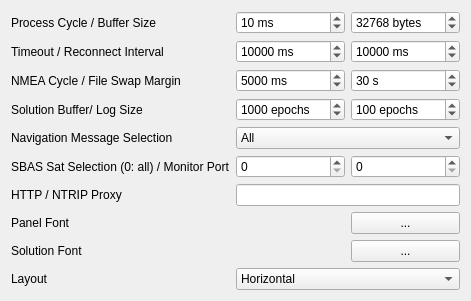
     <widget class="QWidget" name="tabMiscNavi">
      <property name="toolTip">
       <string/>
      </property>
      <attribute name="title">
       <string>&amp;Misc</string>
      </attribute>
      <layout class="QGridLayout" name="gridLayout_7">
       <item row="10" column="5">
        <widget class="QSpinBox" name="sBMonitorPort">
         <property name="toolTip">
          <string>&lt;html&gt;&lt;head/&gt;&lt;body&gt;&lt;p&gt;Set monitor port number. &lt;/p&gt;&lt;p&gt;The monitor port is TCP server port to connect from outside or by RTKPLOT for real-time solution monitor. If multiple instances of RTKNAVI are generated, the following numbers are used automatically. If 0 is set, the monitor port is not used.&lt;/p&gt;&lt;/body&gt;&lt;/html&gt;</string>
         </property>
         <property name="maximum">
          <number>65535</number>
         </property>
        </widget>
       </item>
       <item row="1" column="5">
        <widget class="QSpinBox" name="sBServerBufferSize">
         <property name="toolTip">
          <string>&lt;html&gt;&lt;head/&gt;&lt;body&gt;&lt;p&gt;Set the input message buffer size in bytes (option: &lt;span style=&quot; font-style:italic;&quot;&gt;misc-svrcycle&lt;/span&gt;).&lt;/p&gt;&lt;p&gt;Usually set it to 32768 or more.&lt;/p&gt;&lt;/body&gt;&lt;/html&gt;</string>
         </property>
         <property name="suffix">
          <string> bytes</string>
         </property>
         <property name="maximum">
          <number>10000000</number>
         </property>
         <property name="value">
          <number>32768</number>
         </property>
        </widget>
       </item>
       <item row="7" column="5">
        <widget class="QSpinBox" name="sBSavedSolution">
         <property name="toolTip">
          <string>&lt;html&gt;&lt;head/&gt;&lt;body&gt;&lt;p&gt;Set the internal log buffer size.  &lt;/p&gt;&lt;/body&gt;&lt;/html&gt;</string>
         </property>
         <property name="suffix">
          <string> epochs</string>
         </property>
         <property name="maximum">
          <number>1000000</number>
         </property>
         <property name="value">
          <number>100</number>
         </property>
        </widget>
       </item>
       <item row="1" column="4">
        <widget class="QSpinBox" name="sBServerCycle">
         <property name="toolTip">
          <string>&lt;html&gt;&lt;head/&gt;&lt;body&gt;&lt;p&gt;Set the processing cycle time of in ms (option: &lt;span style=&quot; font-style:italic;&quot;&gt;misc-svrcycle&lt;/span&gt;). &lt;/p&gt;&lt;p&gt;Usually set 100 ms or less value.&lt;/p&gt;&lt;/body&gt;&lt;/html&gt;</string>
         </property>
         <property name="suffix">
          <string> ms</string>
         </property>
         <property name="maximum">
          <number>10000</number>
         </property>
         <property name="value">
          <number>10</number>
         </property>
        </widget>
       </item>
       <item row="5" column="4">
        <widget class="QSpinBox" name="sBNmeaCycle">
         <property name="toolTip">
          <string>&lt;html&gt;&lt;head/&gt;&lt;body&gt;&lt;p&gt;Set the NMEA GPGGA transmission cycle to NRTK server (option &lt;span style=&quot; font-style:italic;&quot;&gt;misc-nmeacycle&lt;/span&gt;).&lt;/p&gt;&lt;/body&gt;&lt;/html&gt;</string>
         </property>
         <property name="suffix">
          <string> ms</string>
         </property>
         <property name="minimum">
          <number>1000</number>
         </property>
         <property name="maximum">
          <number>1000000</number>
         </property>
         <property name="value">
          <number>5000</number>
         </property>
        </widget>
       </item>
       <item row="10" column="4">
        <widget class="QSpinBox" name="sBSbasSatellite">
         <property name="toolTip">
          <string>&lt;html&gt;&lt;head/&gt;&lt;body&gt;&lt;p&gt;If SBAS DGPS correction enabled, input SBAS satellite PRN number to be used (option &lt;span style=&quot; font-style:italic;&quot;&gt;misc-sbasatsel&lt;/span&gt;). &lt;/p&gt;&lt;p&gt;If you input 0, all available SBAS satellites are used.&lt;/p&gt;&lt;/body&gt;&lt;/html&gt;</string>
         </property>
         <property name="maximum">
          <number>65535</number>
         </property>
        </widget>
       </item>
       <item row="7" column="4">
        <widget class="QSpinBox" name="sBSolutionBufferSize">
         <property name="toolTip">
          <string>&lt;html&gt;&lt;head/&gt;&lt;body&gt;&lt;p&gt;Set the internal solution buffer size (option &lt;span style=&quot; font-style:italic;&quot;&gt;misc-buffersize&lt;/span&gt;).  &lt;/p&gt;&lt;p&gt;To increase the length of the receiver trajectory on &amp;quot;RTK Map&amp;quot;, increase the solution buffer size.&lt;/p&gt;&lt;/body&gt;&lt;/html&gt;</string>
         </property>
         <property name="suffix">
          <string> epochs</string>
         </property>
         <property name="maximum">
          <number>1000000</number>
         </property>
         <property name="value">
          <number>1000</number>
         </property>
        </widget>
       </item>
       <item row="3" column="5">
        <widget class="QSpinBox" name="sBReconnectTime">
         <property name="toolTip">
          <string>&lt;html&gt;&lt;head/&gt;&lt;body&gt;&lt;p&gt;Set the re-connect interval for TCP client and NTRIP client connections (option &lt;span style=&quot; font-style:italic;&quot;&gt;misc-reconnect&lt;/span&gt;). &lt;/p&gt;&lt;p&gt;If the timeout time expired without server response, RTKNAVI retries to connect to server after waiting for the re-connect interval.&lt;/p&gt;&lt;/body&gt;&lt;/html&gt;</string>
         </property>
         <property name="suffix">
          <string> ms</string>
         </property>
         <property name="maximum">
          <number>1000000</number>
         </property>
         <property name="value">
          <number>10000</number>
         </property>
        </widget>
       </item>
       <item row="5" column="5">
        <widget class="QSpinBox" name="sBFileSwapMargin">
         <property name="toolTip">
          <string>&lt;html&gt;&lt;head/&gt;&lt;body&gt;&lt;p&gt;If output or log file swap enabled, set the overlapped periods between the previous and the new output files. If you set it to 0, the periods of these files are not overlapped. &lt;/p&gt;&lt;p&gt;This feature is to avoid the missing of transient data by the output file swapping.&lt;/p&gt;&lt;/body&gt;&lt;/html&gt;</string>
         </property>
         <property name="suffix">
          <string> s</string>
         </property>
         <property name="maximum">
          <number>10000</number>
         </property>
         <property name="value">
          <number>30</number>
         </property>
        </widget>
       </item>
       <item row="12" column="5">
        <widget class="QPushButton" name="btnFontPanel">
         <property name="toolTip">
          <string>&lt;html&gt;&lt;head/&gt;&lt;body&gt;&lt;p&gt;Select the font of the panel display in the main window.&lt;/p&gt;&lt;/body&gt;&lt;/html&gt;</string>
         </property>
         <property name="text">
          <string>...</string>
         </property>
        </widget>
       </item>
       <item row="8" column="4" colspan="2">
        <widget class="QComboBox" name="cBNavSelect">
         <property name="toolTip">
          <string>&lt;html&gt;&lt;head/&gt;&lt;body&gt;&lt;p&gt;Select navigation messages to be used (option &lt;span style=&quot; font-style:italic;&quot;&gt;misc-navmsgsel&lt;/span&gt;).&lt;/p&gt;&lt;p&gt;- All: In any of the input streams&lt;/p&gt;&lt;p&gt;- Rover: In the rover receiver stream&lt;/p&gt;&lt;p&gt;- Base Station: In the base station receiver stream&lt;/p&gt;&lt;p&gt;- Correction: In the correction stream&lt;/p&gt;&lt;/body&gt;&lt;/html&gt;</string>
         </property>
         <item>
          <property name="text">
           <string>All</string>
          </property>
         </item>
         <item>
          <property name="text">
           <string>1 Rover</string>
          </property>
         </item>
         <item>
          <property name="text">
           <string>2 Base Station</string>
          </property>
         </item>
         <item>
          <property name="text">
           <string>3 Correction</string>
          </property>
         </item>
        </widget>
       </item>
       <item row="14" column="0">
        <widget class="QLabel" name="Label43">
         <property name="text">
          <string>Layout</string>
         </property>
         <property name="buddy">
          <cstring>cBPanelStack</cstring>
         </property>
        </widget>
       </item>
       <item row="12" column="0">
        <widget class="QLabel" name="Label46_2">
         <property name="palette">
          <palette>
           <active>
            <colorrole role="WindowText">
             <brush brushstyle="SolidPattern">
              <color alpha="255">
               <red>0</red>
               <green>0</green>
               <blue>0</blue>
              </color>
             </brush>
            </colorrole>
           </active>
           <inactive>
            <colorrole role="WindowText">
             <brush brushstyle="SolidPattern">
              <color alpha="255">
               <red>0</red>
               <green>0</green>
               <blue>0</blue>
              </color>
             </brush>
            </colorrole>
           </inactive>
           <disabled>
            <colorrole role="WindowText">
             <brush brushstyle="SolidPattern">
              <color alpha="255">
               <red>0</red>
               <green>0</green>
               <blue>0</blue>
              </color>
             </brush>
            </colorrole>
           </disabled>
          </palette>
         </property>
         <property name="text">
          <string>Panel Font</string>
         </property>
         <property name="buddy">
          <cstring>btnFontPanel</cstring>
         </property>
        </widget>
       </item>
       <item row="3" column="4">
        <widget class="QSpinBox" name="sBTimeoutTime">
         <property name="toolTip">
          <string>&lt;html&gt;&lt;head/&gt;&lt;body&gt;&lt;p&gt;Set the timeout interval for TCP client and NTRIP client connections (option &lt;span style=&quot; font-style:italic;&quot;&gt;misc-timeout&lt;/span&gt;).&lt;/p&gt;&lt;p&gt;If the timeout time expired without server response, RTKNAVI retries to connect to server after waiting for the reconnect interval.&lt;/p&gt;&lt;/body&gt;&lt;/html&gt;</string>
         </property>
         <property name="suffix">
          <string> ms</string>
         </property>
         <property name="maximum">
          <number>1000000</number>
         </property>
         <property name="value">
          <number>10000</number>
         </property>
        </widget>
       </item>
       <item row="13" column="0">
        <widget class="QLabel" name="Label47_2">
         <property name="palette">
          <palette>
           <active>
            <colorrole role="WindowText">
             <brush brushstyle="SolidPattern">
              <color alpha="255">
               <red>0</red>
               <green>0</green>
               <blue>0</blue>
              </color>
             </brush>
            </colorrole>
           </active>
           <inactive>
            <colorrole role="WindowText">
             <brush brushstyle="SolidPattern">
              <color alpha="255">
               <red>0</red>
               <green>0</green>
               <blue>0</blue>
              </color>
             </brush>
            </colorrole>
           </inactive>
           <disabled>
            <colorrole role="WindowText">
             <brush brushstyle="SolidPattern">
              <color alpha="255">
               <red>0</red>
               <green>0</green>
               <blue>0</blue>
              </color>
             </brush>
            </colorrole>
           </disabled>
          </palette>
         </property>
         <property name="text">
          <string>Solution Font</string>
         </property>
         <property name="buddy">
          <cstring>btnFontSolution</cstring>
         </property>
        </widget>
       </item>
       <item row="13" column="5">
        <widget class="QPushButton" name="btnFontSolution">
         <property name="toolTip">
          <string>Select the font of the solution display in the main window.</string>
         </property>
         <property name="text">
          <string>...</string>
         </property>
        </widget>
       </item>
       <item row="12" column="4">
        <widget class="QLabel" name="fontLabelPanel"/>
       </item>
       <item row="13" column="4">
        <widget class="QLabel" name="fontLabelSolution"/>
       </item>
       <item row="14" column="4" colspan="2">
        <widget class="QComboBox" name="cBPanelStack">
         <property name="toolTip">
          <string>Select the layout direction for the panels in the main window</string>
         </property>
         <item>
          <property name="text">
           <string>Horizontal</string>
          </property>
         </item>
         <item>
          <property name="text">
           <string>Vertical</string>
          </property>
         </item>
        </widget>
       </item>
       <item row="11" column="4" colspan="2">
        <widget class="QLineEdit" name="lEProxyAddress">
         <property name="toolTip">
          <string>&lt;html&gt;&lt;head/&gt;&lt;body&gt;&lt;p&gt;Set HTTP/NTRIP proxy server address and port number as &amp;lt;address&amp;gt;:&amp;lt;port&amp;gt; form to connect&lt;/p&gt;&lt;p&gt;the NTRIP Caster via a HTTP-Proxy server (option &lt;span style=&quot; font-style:italic;&quot;&gt;misc-proxyaddr&lt;/span&gt;)&lt;/p&gt;&lt;/body&gt;&lt;/html&gt;</string>
         </property>
        </widget>
       </item>
       <item row="3" column="0">
        <widget class="QLabel" name="Label44">
         <property name="text">
          <string>Timeout / Reconnect Interval</string>
         </property>
         <property name="buddy">
          <cstring>sBTimeoutTime</cstring>
         </property>
        </widget>
       </item>
       <item row="1" column="0">
        <widget class="QLabel" name="Label19">
         <property name="text">
          <string>Process Cycle / Buffer Size</string>
         </property>
         <property name="buddy">
          <cstring>sBServerCycle</cstring>
         </property>
        </widget>
       </item>
       <item row="5" column="0">
        <widget class="QLabel" name="Label46">
         <property name="text">
          <string>NMEA Cycle / File Swap Margin</string>
         </property>
         <property name="buddy">
          <cstring>sBNmeaCycle</cstring>
         </property>
        </widget>
       </item>
       <item row="7" column="0">
        <widget class="QLabel" name="Label41">
         <property name="text">
          <string>Solution Buffer/ Log Size</string>
         </property>
         <property name="buddy">
          <cstring>sBSolutionBufferSize</cstring>
         </property>
        </widget>
       </item>
       <item row="8" column="0">
        <widget class="QLabel" name="Label42">
         <property name="text">
          <string>Navigation Message Selection</string>
         </property>
         <property name="buddy">
          <cstring>cBNavSelect</cstring>
         </property>
        </widget>
       </item>
       <item row="10" column="0">
        <widget class="QLabel" name="Label5">
         <property name="text">
          <string>SBAS Sat Selection (0: all) / Monitor Port</string>
         </property>
         <property name="buddy">
          <cstring>sBSbasSatellite</cstring>
         </property>
        </widget>
       </item>
       <item row="11" column="0">
        <widget class="QLabel" name="Label45">
         <property name="text">
          <string>HTTP / NTRIP Proxy</string>
         </property>
         <property name="buddy">
          <cstring>lEProxyAddress</cstring>
         </property>
        </widget>
       </item>
      </layout>
     </widget>
